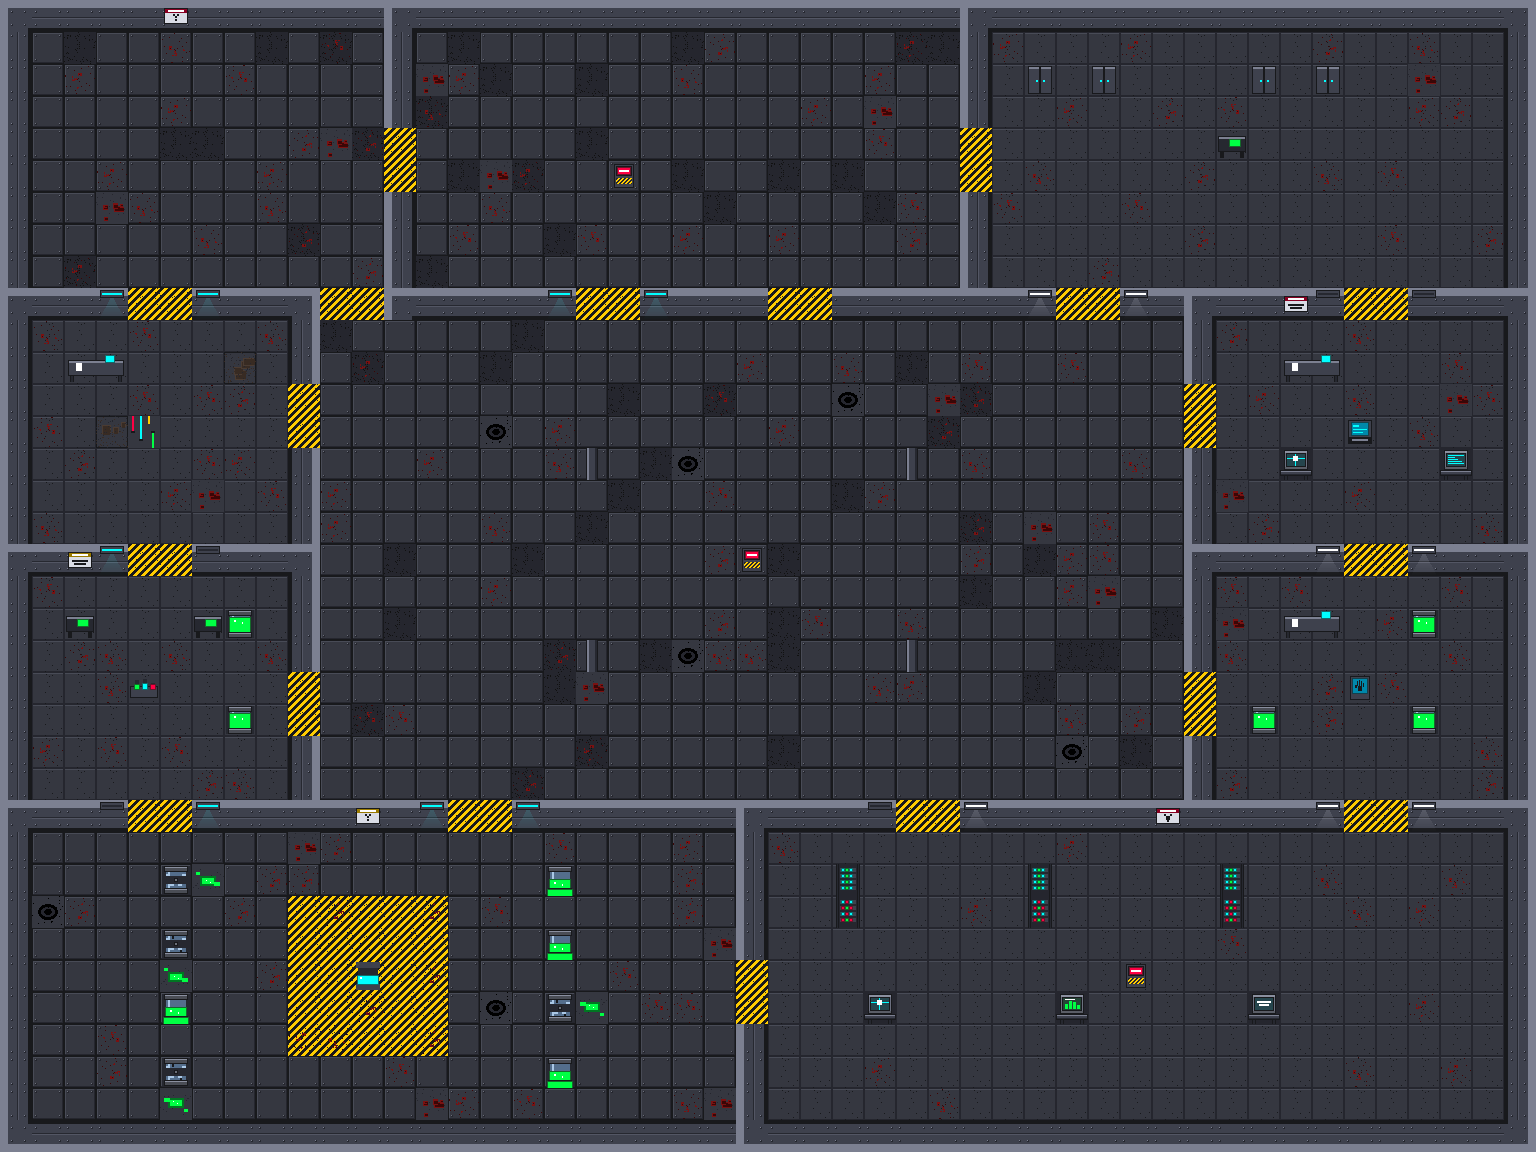

This is a level from a 2D game, rendered from its Tiled map with the project's own tilesets. A one-line summary and the map file follow, with tile-layer data summarised:
An orthogonal 48x36 tile map with 32x32 px tiles, 4 tile layers (Background, Dekorasi Non-Solid, Foreground, Interact Object) and 156 objects (spawn_researcher_Lobby_1, spawn_monster_Lobby_1, spawn_researcher_Lobby_2, spawn_monster_Lobby_2, spawn_researcher_Lobby_3, ...).

<map version="1.10" tiledversion="1.12.1" orientation="orthogonal" renderorder="right-down" width="48" height="36" tilewidth="32" tileheight="32" infinite="0" nextlayerid="6" nextobjectid="162">
 <tileset firstgid="1" name="tileset_lab" tilewidth="32" tileheight="32" tilecount="128" columns="8">
  <image source="tileset_lab.png" width="256" height="512" />
 </tileset>
 <layer id="1" name="Background" width="48" height="36">
  <data>[1728 cells, 1438 non-empty, 5 distinct tile ids]</data>
 </layer>
 <layer id="5" name="Dekorasi Non-Solid" width="48" height="36">
  <data>[1728 cells, 203 non-empty, 6 distinct tile ids]</data>
 </layer>
 <layer id="2" name="Foreground" width="48" height="36">
  <data>[1728 cells, 330 non-empty, 34 distinct tile ids]</data>
 </layer>
 <layer id="3" name="Interact Object" width="48" height="36">
  <data>[1728 cells, 10 non-empty, 8 distinct tile ids]</data>
 </layer>
 <objectgroup id="4" name="Spawn">
  <object id="1" name="spawn_researcher_Lobby_1" x="128" y="128" width="32" height="32">
   <properties>
    <property name="kind" value="playerSpawn" />
    <property name="role" value="RESEARCHER" />
   </properties>
  </object>
  <object id="2" name="spawn_monster_Lobby_1" x="128" y="128" width="32" height="32">
   <properties>
    <property name="kind" value="playerSpawn" />
    <property name="role" value="MONSTER" />
   </properties>
  </object>
  <object id="3" name="spawn_researcher_Lobby_2" x="224" y="160" width="32" height="32">
   <properties>
    <property name="kind" value="playerSpawn" />
    <property name="role" value="RESEARCHER" />
   </properties>
  </object>
  <object id="4" name="spawn_monster_Lobby_2" x="224" y="160" width="32" height="32">
   <properties>
    <property name="kind" value="playerSpawn" />
    <property name="role" value="MONSTER" />
   </properties>
  </object>
  <object id="5" name="spawn_researcher_Lobby_3" x="320" y="96" width="32" height="32">
   <properties>
    <property name="kind" value="playerSpawn" />
    <property name="role" value="RESEARCHER" />
   </properties>
  </object>
  </objectgroup>
</map>
<!-- 151 of 156 objects omitted -->
